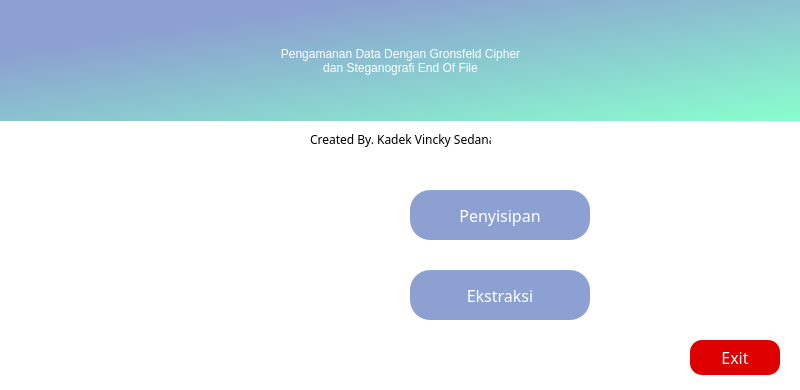
<?xml version="1.0" encoding="UTF-8"?>
<ui version="4.0">
 <class>Dialog</class>
 <widget class="QDialog" name="Dialog">
  <property name="geometry">
   <rect>
    <x>0</x>
    <y>0</y>
    <width>800</width>
    <height>390</height>
   </rect>
  </property>
  <property name="windowTitle">
   <string>Dialog</string>
  </property>
  <property name="styleSheet">
   <string notr="true">background-color: #fff</string>
  </property>
  <widget class="QLabel" name="Title">
   <property name="geometry">
    <rect>
     <x>0</x>
     <y>0</y>
     <width>801</width>
     <height>121</height>
    </rect>
   </property>
   <property name="styleSheet">
    <string notr="true">background-color: qlineargradient(spread:pad, x1:0.0395455, y1:0.034, x2:1, y2:1, stop:0.193182 rgba(140, 160, 210, 255), stop:1 rgba(137, 255, 205, 255));
font: 57 16pt &quot;Poppins Medium&quot;;
color: rgb(255, 255, 255);</string>
   </property>
   <property name="text">
    <string>Pengamanan Data Dengan Gronsfeld Cipher
dan Steganografi End Of File</string>
   </property>
   <property name="alignment">
    <set>Qt::AlignCenter</set>
   </property>
  </widget>
  <widget class="QLabel" name="label">
   <property name="geometry">
    <rect>
     <x>30</x>
     <y>170</y>
     <width>291</width>
     <height>181</height>
    </rect>
   </property>
   <property name="styleSheet">
    <string notr="true">image: url(:/newPrefix/image.png);</string>
   </property>
   <property name="text">
    <string/>
   </property>
  </widget>
  <widget class="QPushButton" name="encrypt">
   <property name="geometry">
    <rect>
     <x>410</x>
     <y>190</y>
     <width>180</width>
     <height>50</height>
    </rect>
   </property>
   <property name="font">
    <font>
     <family>Poppins Medium</family>
     <pointsize>12</pointsize>
    </font>
   </property>
   <property name="styleSheet">
    <string notr="true">QPushButton {
border-radius: 20px;
	background-color: rgb(140, 160, 210);
color: rgb(255, 255, 255);
}

QPushButton:hover{
background-color: rgb(163, 188, 245)
}</string>
   </property>
   <property name="text">
    <string>Penyisipan</string>
   </property>
  </widget>
  <widget class="QPushButton" name="decrypt">
   <property name="geometry">
    <rect>
     <x>410</x>
     <y>270</y>
     <width>180</width>
     <height>50</height>
    </rect>
   </property>
   <property name="font">
    <font>
     <family>Poppins Medium</family>
     <pointsize>12</pointsize>
    </font>
   </property>
   <property name="styleSheet">
    <string notr="true">QPushButton {
border-radius: 20px;
	background-color: rgb(140, 160, 210);
color: rgb(255, 255, 255);
}

QPushButton:hover{
background-color: rgb(163, 188, 245)
}</string>
   </property>
   <property name="text">
    <string>Ekstraksi</string>
   </property>
  </widget>
  <widget class="QPushButton" name="keluar">
   <property name="geometry">
    <rect>
     <x>690</x>
     <y>340</y>
     <width>90</width>
     <height>35</height>
    </rect>
   </property>
   <property name="font">
    <font>
     <family>Poppins</family>
     <pointsize>12</pointsize>
    </font>
   </property>
   <property name="styleSheet">
    <string notr="true">QPushButton{
background-color: rgb(222, 0, 0);
border-radius: 12px;
color: rgb(255, 255, 255);
}

QPushButton:hover{
background-color: rgb(255, 0, 0)
}</string>
   </property>
   <property name="text">
    <string>Exit</string>
   </property>
  </widget>
  <widget class="QLabel" name="label_2">
   <property name="geometry">
    <rect>
     <x>310</x>
     <y>131</y>
     <width>181</width>
     <height>16</height>
    </rect>
   </property>
   <property name="font">
    <font>
     <family>SF UI  Text</family>
    </font>
   </property>
   <property name="styleSheet">
    <string notr="true">QLabel{
background-color: #fff;
}</string>
   </property>
   <property name="text">
    <string>Created By. Kadek Vincky Sedana</string>
   </property>
  </widget>
 </widget>
 <resources>
  <include location="C:/Users/User/Desktop/Tes/source.qrc"/>
  <include location="source.qrc"/>
 </resources>
 <connections/>
</ui>
